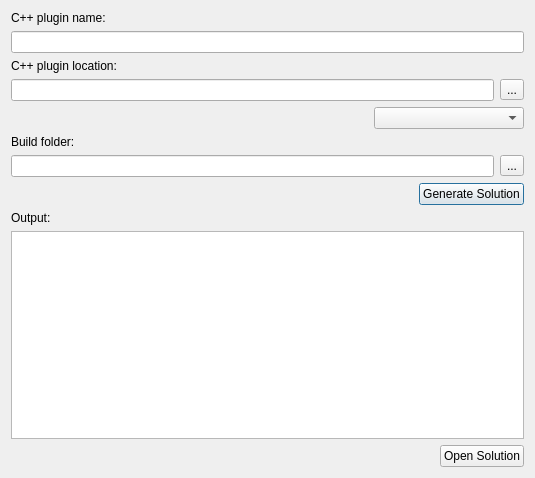
<?xml version="1.0" encoding="UTF-8"?>
<ui version="4.0">
 <class>xiiQtCppProjectDlg</class>
 <widget class="QDialog" name="xiiQtCppProjectDlg">
  <property name="geometry">
   <rect>
    <x>0</x>
    <y>0</y>
    <width>535</width>
    <height>478</height>
   </rect>
  </property>
  <property name="windowTitle">
   <string>Setup C++ Plugin</string>
  </property>
  <property name="windowIcon">
   <iconset resource="../QtResources/resources.qrc">
    <normaloff>:/EditorFramework/Icons/VisualStudio.svg</normaloff>:/EditorFramework/Icons/VisualStudio.svg</iconset>
  </property>
  <layout class="QVBoxLayout" name="verticalLayout">
   <item>
    <widget class="QLabel" name="label_4">
     <property name="text">
      <string>C++ plugin name:</string>
     </property>
    </widget>
   </item>
   <item>
    <widget class="QLineEdit" name="PluginName">
     <property name="readOnly">
      <bool>false</bool>
     </property>
    </widget>
   </item>
   <item>
    <widget class="QLabel" name="label">
     <property name="text">
      <string>C++ plugin location:</string>
     </property>
    </widget>
   </item>
   <item>
    <layout class="QHBoxLayout" name="horizontalLayout_3">
     <item>
      <widget class="QLineEdit" name="PluginLocation">
       <property name="readOnly">
        <bool>true</bool>
       </property>
      </widget>
     </item>
     <item>
      <widget class="QToolButton" name="OpenPluginLocation">
       <property name="toolTip">
        <string>Open folder in explorer.</string>
       </property>
       <property name="text">
        <string>...</string>
       </property>
       <property name="icon">
        <iconset resource="../../../Tools/Libs/GuiFoundation/QtResources/resources.qrc">
         <normaloff>:/GuiFoundation/Icons/OpenFolder.svg</normaloff>:/GuiFoundation/Icons/OpenFolder.svg</iconset>
       </property>
      </widget>
     </item>
    </layout>
   </item>
   <item>
    <layout class="QHBoxLayout" name="horizontalLayout_2">
     <item>
      <spacer name="horizontalSpacer_2">
       <property name="orientation">
        <enum>Qt::Horizontal</enum>
       </property>
       <property name="sizeHint" stdset="0">
        <size>
         <width>40</width>
         <height>20</height>
        </size>
       </property>
      </spacer>
     </item>
     <item>
      <widget class="QComboBox" name="Generator">
       <property name="minimumSize">
        <size>
         <width>150</width>
         <height>0</height>
        </size>
       </property>
       <property name="toolTip">
        <string/>
       </property>
      </widget>
     </item>
    </layout>
   </item>
   <item>
    <widget class="QLabel" name="label_2">
     <property name="text">
      <string>Build folder:</string>
     </property>
    </widget>
   </item>
   <item>
    <layout class="QHBoxLayout" name="horizontalLayout_4">
     <item>
      <widget class="QLineEdit" name="BuildFolder">
       <property name="readOnly">
        <bool>true</bool>
       </property>
      </widget>
     </item>
     <item>
      <widget class="QToolButton" name="OpenBuildFolder">
       <property name="toolTip">
        <string>Open folder in explorer.</string>
       </property>
       <property name="text">
        <string>...</string>
       </property>
       <property name="icon">
        <iconset resource="../../../Tools/Libs/GuiFoundation/QtResources/resources.qrc">
         <normaloff>:/GuiFoundation/Icons/OpenFolder.svg</normaloff>:/GuiFoundation/Icons/OpenFolder.svg</iconset>
       </property>
      </widget>
     </item>
    </layout>
   </item>
   <item>
    <layout class="QHBoxLayout" name="horizontalLayout">
     <item>
      <spacer name="horizontalSpacer_3">
       <property name="orientation">
        <enum>Qt::Horizontal</enum>
       </property>
       <property name="sizeHint" stdset="0">
        <size>
         <width>40</width>
         <height>20</height>
        </size>
       </property>
      </spacer>
     </item>
     <item>
      <widget class="QPushButton" name="GenerateSolution">
       <property name="text">
        <string>Generate Solution</string>
       </property>
      </widget>
     </item>
    </layout>
   </item>
   <item>
    <widget class="QLabel" name="label_3">
     <property name="text">
      <string>Output:</string>
     </property>
    </widget>
   </item>
   <item>
    <widget class="QTextEdit" name="OutputLog">
     <property name="undoRedoEnabled">
      <bool>false</bool>
     </property>
     <property name="lineWrapMode">
      <enum>QTextEdit::NoWrap</enum>
     </property>
     <property name="readOnly">
      <bool>true</bool>
     </property>
    </widget>
   </item>
   <item>
    <layout class="QHBoxLayout" name="horizontalLayout_5">
     <item>
      <spacer name="horizontalSpacer_4">
       <property name="orientation">
        <enum>Qt::Horizontal</enum>
       </property>
       <property name="sizeHint" stdset="0">
        <size>
         <width>40</width>
         <height>20</height>
        </size>
       </property>
      </spacer>
     </item>
     <item>
      <widget class="QPushButton" name="OpenSolution">
       <property name="text">
        <string>Open Solution</string>
       </property>
      </widget>
     </item>
    </layout>
   </item>
  </layout>
 </widget>
 <resources>
  <include location="../../../Tools/Libs/GuiFoundation/QtResources/resources.qrc"/>
  <include location="../QtResources/resources.qrc"/>
 </resources>
 <connections/>
</ui>
